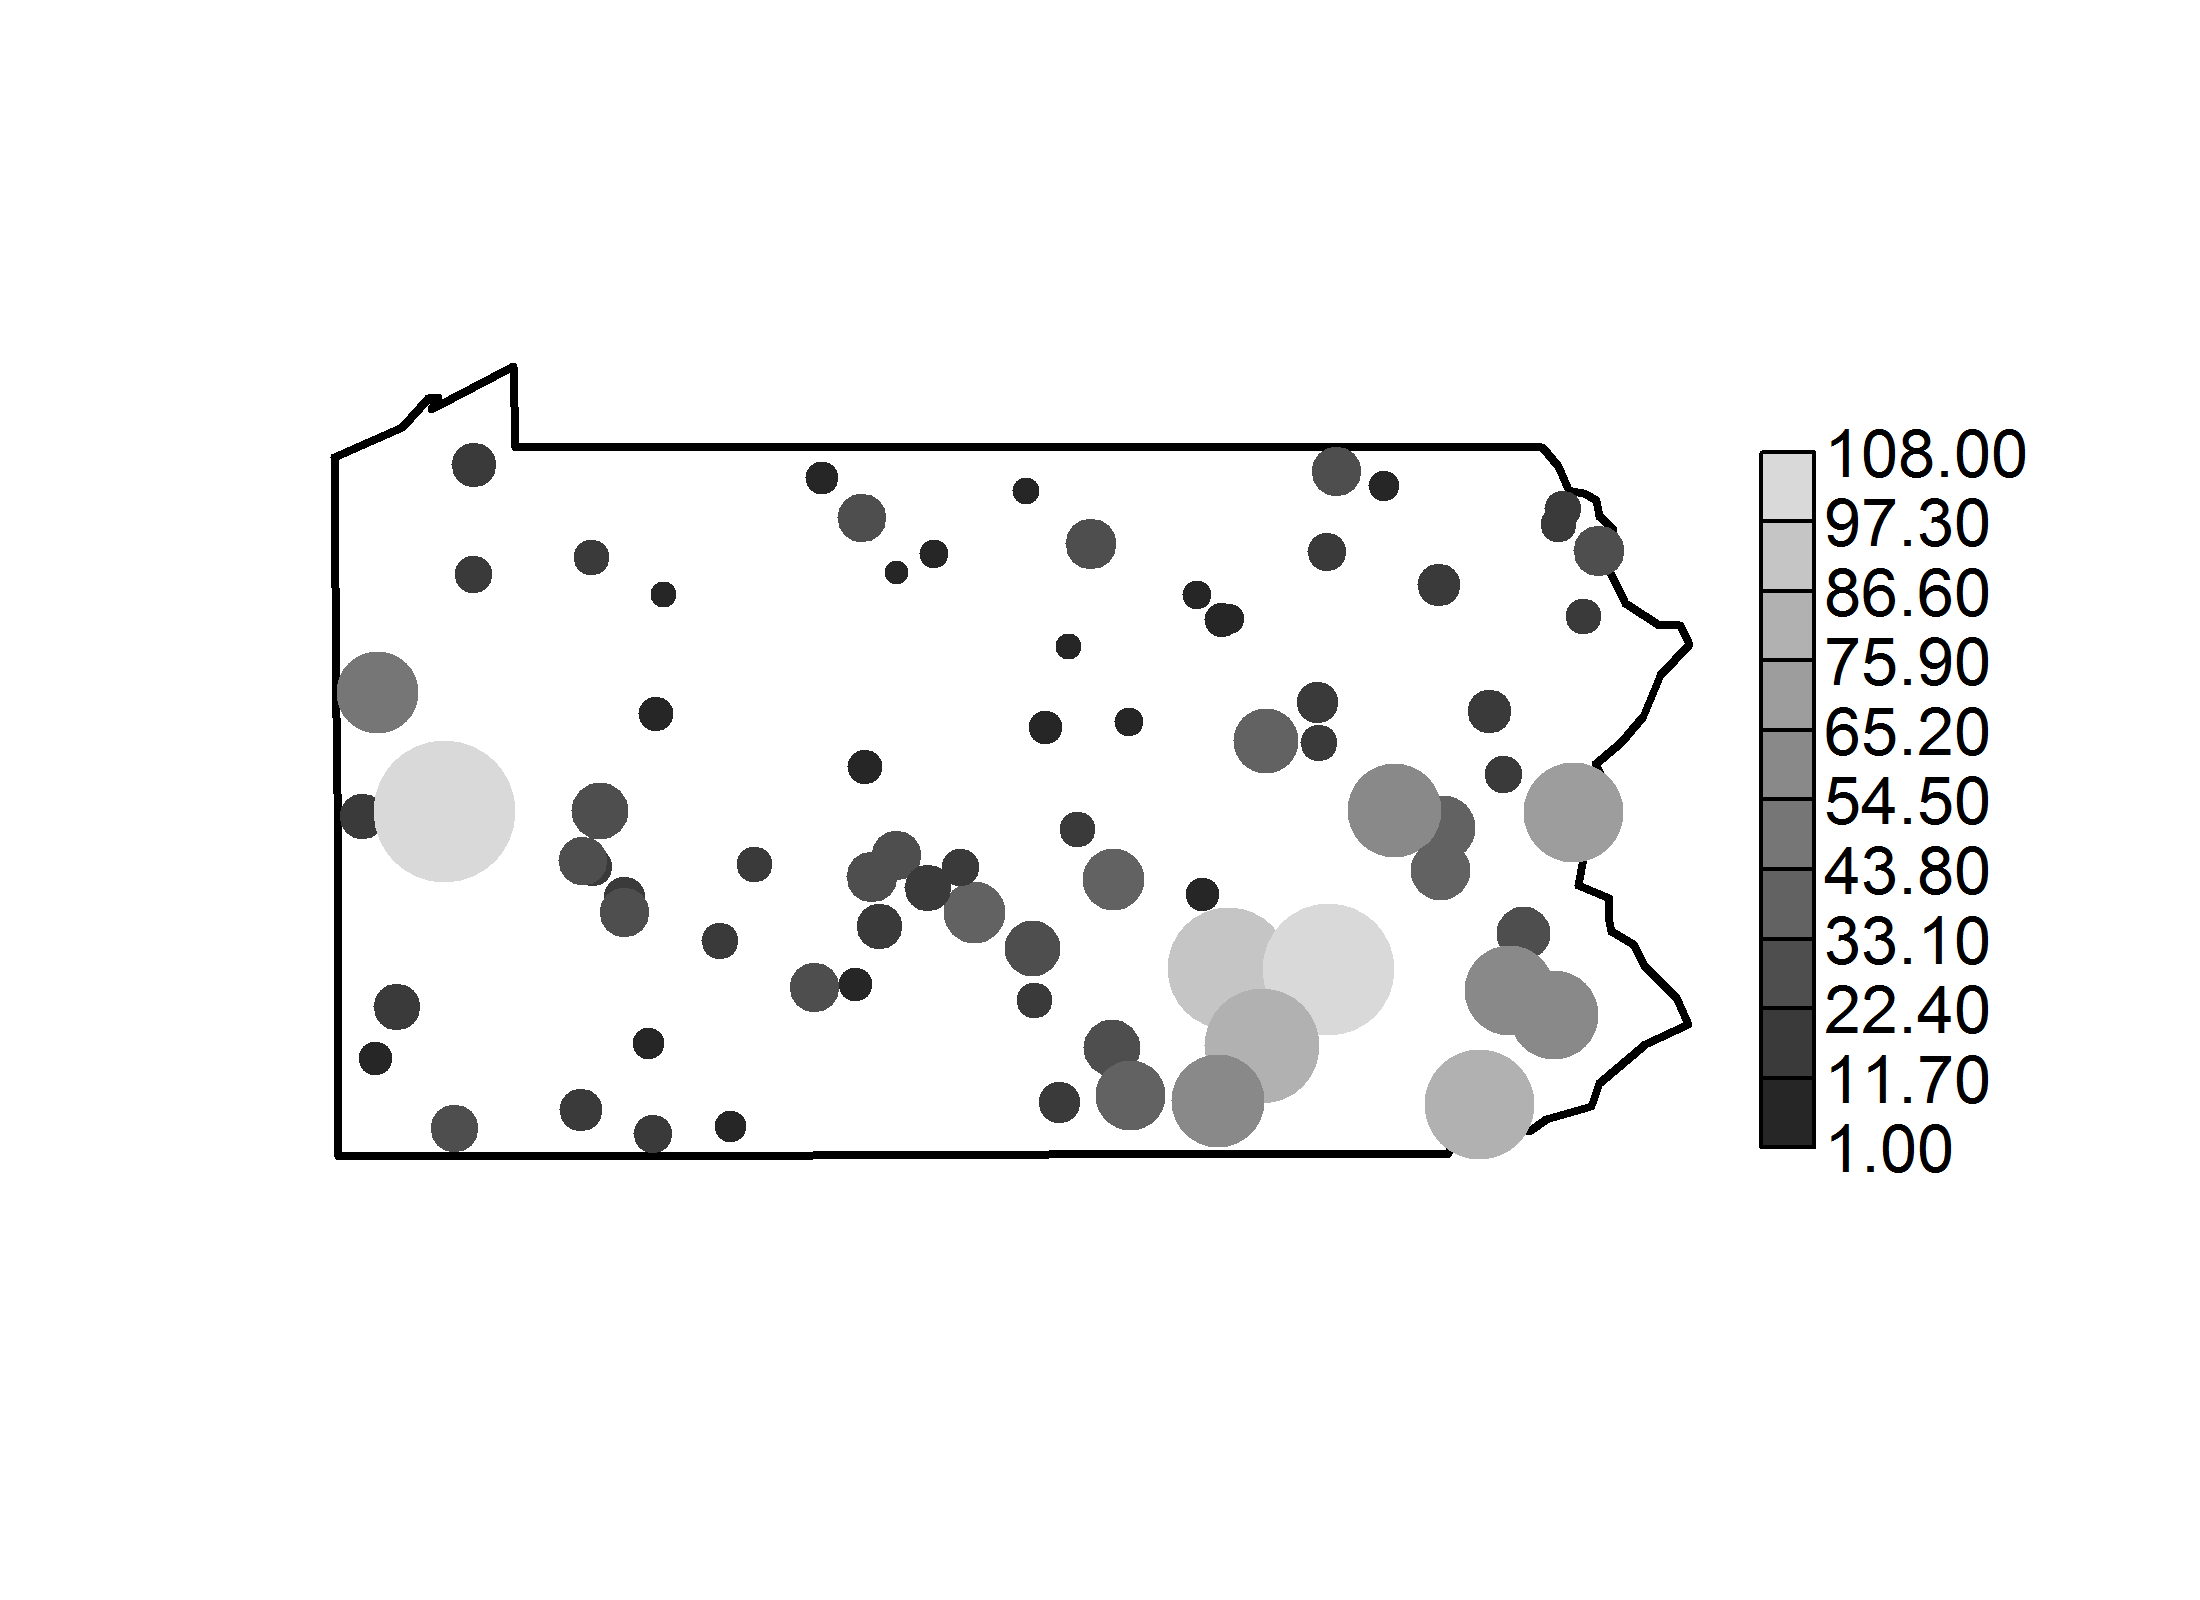

This chart was generated by the following R code:
library("scrbook")
data(bbsdata)
library("maps")

y<-bbsdata$counts[,"X90"] # pick out 1990
notna<-!is.na(y)
y<-y[notna]
locs<-bbsdata$counts[notna,c("lon","lat")]


sz<- y/max(y)
par(mar=c(3,3,3,6))
plot(locs,pch=" ",xlim=range(locs[,1])+c(-.3,+.3),ylim=c(range(locs[,2]) + c(-.6,.6)),
axes=FALSE,xlab=" ",ylab=" ")
map('state',regions='pennsylvania',add=TRUE,lwd=2)
spatial.plot(bbsdata$counts[notna,2:3],y,cx=1+sz*6,add=TRUE)
